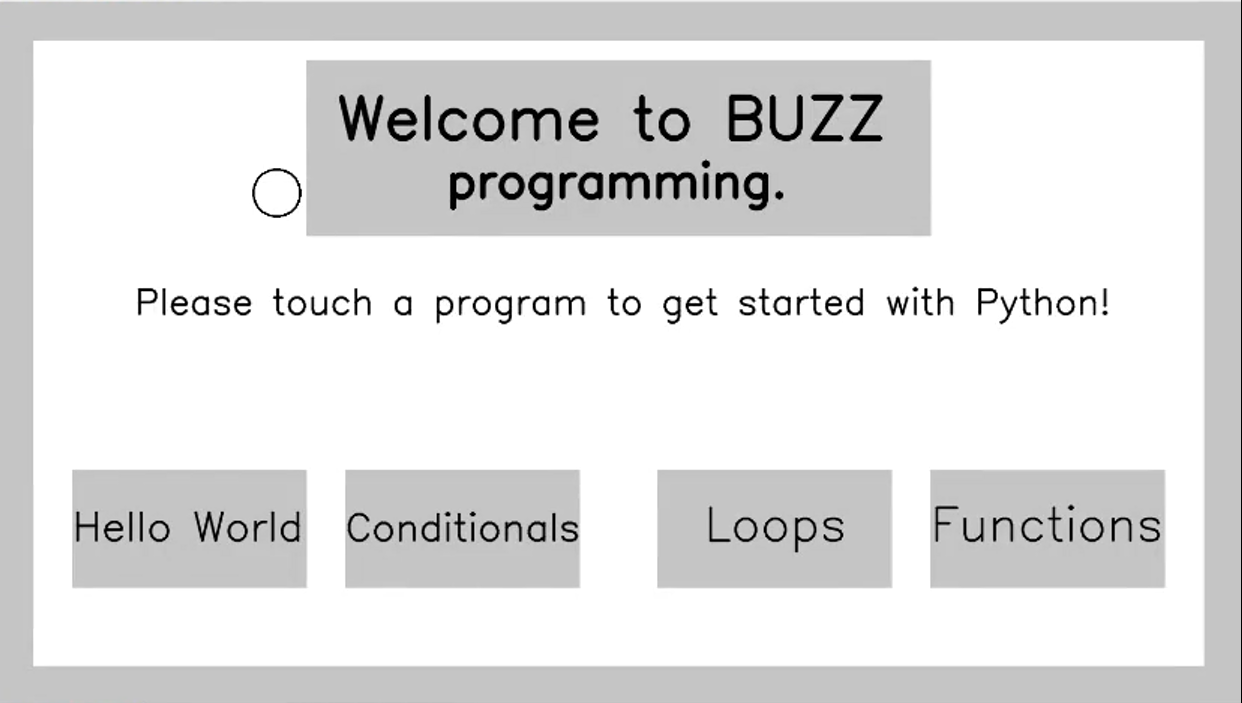
#> input picture images/s1.png, 1242 x 703 px, given in place of the camera
$ python program.py
#> lines starting #> are read from the running program, lines starting #| are printed output that depends on the picture
### jordanui.py
'''
File:
    jordanui.py

Student Name:
    Jordan McCann - 23571144

Purpose:
    To draw and render UI elements to the application based on context
'''

# Library Imports
import cv2
import numpy as np

# Global Fonts
font = cv2.FONT_HERSHEY_SIMPLEX

# Global Render Booleans
shouldRenderMainMenu = False
shouldRenderHelloWorld = False
shouldRenderConditionals = False
shouldRenderLoops = False
shouldRenderFunctions = False

# Global States
## Button States
RunClicked = False
BackClicked = False
StatusRed = False
StatusGreen = False

# Selection States
## Hello World Screen
HelloWorld_PythonClicked = False
HelloWorld_JavaClicked = False
HelloWorld_ElixirClicked = False

## Conditonals Screen
Conditionals_PythonClicked = False
Conditionals_JavaClicked = False
Conditionals_LispClicked = False

## Loops Screen
Loops_PythonClicked = False
Loops_JavaClicked = False
Loops_JavascriptClicked = False

## Functions Screen
Functions_PythonClicked = False
Functions_JavaClicked = False
Functions_RustClicked = False

# CheckBackClicked function
## To check if the backbutton is clicked, if so, render the main menu
def CheckBackClicked():
    # Marked as global for assignment
    global shouldRenderMainMenu
    global shouldRenderHelloWorld
    global shouldRenderConditionals
    global shouldRenderLoops
    global shouldRenderFunctions
    global BackClicked

    if(BackClicked == True):
        shouldRenderMainMenu = True
        shouldRenderHelloWorld = False
        shouldRenderConditionals = False
        shouldRenderLoops = False
        shouldRenderFunctions = False
        BackClicked = False

# checkRenderScreens Function
# Function that Checks If something should be rendered to the screen
def checkRenderScreens(img):
    if shouldRenderMainMenu == True:
            renderMainMenu(img)
    elif shouldRenderHelloWorld == True:
        renderHelloWorldExample(img)
    elif shouldRenderConditionals == True:
        renderConditionalsExample(img)
    elif shouldRenderLoops == True:
        renderLoopsExample(img)
    elif shouldRenderFunctions == True:
        renderFunctionsExample(img)
    # Show Error if nothing is rendering
    else:
        cv2.rectangle(img, (0, 0), (1600, 900), (0, 0, 0), -1)
        cv2.putText(img, "Error: There is nothing rendering...", (100, 300), font, 2, (0, 0, 255), 5, cv2.LINE_AA)

# renderWindowBasics Function
# Function that draws the basic window features such as background and borders
def renderWindowBasics(img):
    # Border
    cv2.rectangle(img, (0, 0), (1600, 900), (196, 196, 196), -1)
    # Background
    cv2.rectangle(img, (50, 50), (1550, 850), (255, 255, 255), -1)
    # Run Check Every render
    CheckBackClicked()

# [16 lines left out: function renderInteractionButtonsAndStatus, not called in this run]


################################ Screens


# Main Menu Screen Function
def renderMainMenu(img):
    renderWindowBasics(img)

    # Title and text
    cv2.rectangle(img, (400, 75), (1200, 300), (196, 196, 196), -1) # Title Box
    # Title Text
    cv2.putText(img, "Welcome to BUZZ", (440, 175), font, 2.5, (0, 0, 0), 5, cv2.LINE_AA)
    cv2.putText(img, "programming.", (580, 250), font, 2, (0, 0, 0), 5, cv2.LINE_AA)
    # Subtitle text
    cv2.putText(img, "Please touch a program to get started with Python!", (180, 400), font, 1.5, (0, 0, 0), 2, cv2.LINE_AA)

    # Buttons and text
    cv2.rectangle(img, (100, 600), (400, 750), (196, 196, 196), -1) # Hello World Button
    cv2.putText(img, "Hello World", (100, 690), font, 1.7, (0, 0, 0), 2, cv2.LINE_AA)


    cv2.rectangle(img, (450, 600), (750, 750), (196, 196, 196), -1) # Conditionals Button
    cv2.putText(img, "Conditionals", (450, 690), font, 1.6, (0, 0, 0), 2, cv2.LINE_AA)

    cv2.rectangle(img, (850, 600), (1150, 750), (196, 196, 196), -1) # Loops Button
    cv2.putText(img, "Loops", (910, 690), font, 2, (0, 0, 0), 2, cv2.LINE_AA)


    cv2.rectangle(img, (1200, 600), (1500, 750), (196, 196, 196), -1) # Loops Button
    cv2.putText(img, "Functions", (1200, 690), font, 2, (0, 0, 0), 2, cv2.LINE_AA)


# Hello World Example Screen Function
# [215 lines left out: functions renderHelloWorldExample, renderConditionalsExample, renderLoopsExample, renderFunctionsExample, not called in this run]


################################### End of Screens


### program.py
'''
File:
    program.py

Student Name:
    Antony Bennett - 21119996

Hand Detection Code Provided by Dr. Ardhendu Behera

Date:
    09/04/2020

Last Modified:
    13/04/2020

Purpose:
    To draw and render UI elements to the application based on context
'''

# Library Imports
import cv2
import numpy as np

# Jordan's UI functions and variables import
import jordanui

# Click detection variables
isClicked = False

# Hand coordinate variables
hand_x = 0
hand_y = 0
hand_x2 = 0
hand_y2 = 0

# Click range check variables
pointer_x = (0, 0)
pointer_y = (0, 0)

# Setup the Camers
camera = cv2.VideoCapture(0)
camera.set(0, 100)
# Sets the camera resolution - Window size is 1600 by 900
camera.set(3, 1920)
camera.set(4, 1080)
camera.set(cv2.CAP_PROP_FRAME_WIDTH, 1600)
camera.set(cv2.CAP_PROP_FRAME_HEIGHT, 900)


# load classifiers from file
hand = cv2.CascadeClassifier('haarcascades/Hand.Cascade.1.xml')

jordanui.shouldRenderMainMenu = True # Initial Window State

### Function to change display when corresponding button is clicked ###

def button_click (button_name, x_start, x_end, y_start, y_end):

    global isClicked

     # Check to see if the the x and y point of the pointer is within range of the Hello World Button
    if (isClicked and jordanui.shouldRenderMainMenu):

        # Loop between the range of the x points of the Hello World Button
        for x_check in range(x_start, x_end):

            # If pointer_X has the same current value as i then check for the y point
            if (pointer_x == x_check):

                # Loop in range of Hello World Y points
                for y_check in range (y_start, y_end):

                    # If both pointer_X and pointer_Y points are within the defined ranges, then change screens
                    if (pointer_y == y_check):

                        # Disable Main Menu bool
                        jordanui.shouldRenderMainMenu = False

                        # When hand detection occurs within the range of a button...

                        if (button_name == "Hello World"): # Change page to Hello World screen

                            # Enable Hello World bool
                            jordanui.shouldRenderHelloWorld = True

                        elif (button_name == "Conditionals"): # Change page to Conditionals screen

                            # Enable Conditionals bool
                            jordanui.shouldRenderConditionals = True

                        elif (button_name == "Loops"): # Change page to Loops screen

                            # Enable Loops bool
                            jordanui.shouldRenderLoops = True

                        elif (button_name == "Functions"): # Change page to Functions screen

                            # Enable Functions bool
                            jordanui.shouldRenderFunctions = True

                        # Turn off the isClicked bool
                        isClicked = False

    # When the Back button or Run button is clicked, return to the Main Menu screen
    if (isClicked and jordanui.shouldRenderMainMenu == False):

        # Loop for checking the x range
        for x_check in range(x_start, x_end):

            if (pointer_x == x_check):

                # Loop for checking the y range
                for y_check in range (y_start, y_end):

                    if (pointer_y == y_check):

                        # Hello world answers
                        if (jordanui.shouldRenderHelloWorld):

                            # Enter Python code into the answer section
                            if (button_name == "Python Code"):

                                # Turn off any other answers
                                jordanui.HelloWorld_JavaClicked = False
                                jordanui.HelloWorld_ElixirClicked = False

                                # Turn on the selected answer
                                jordanui.HelloWorld_PythonClicked = True

                                # Remove any previous attempt visualisation (via the status bar booleans)
                                jordanui.StatusGreen = False
                                jordanui.StatusRed = False

                            # Enter Java Code into the answer section
                            elif (button_name == "Java Code"):

                                # Turn off any other answers
                                jordanui.HelloWorld_PythonClicked = False
                                jordanui.HelloWorld_ElixirClicked = False

                                # Turn on the selected answer
                                jordanui.HelloWorld_JavaClicked = True

                                # Remove any previous attempt visualisation (via the status bar booleans)
                                jordanui.StatusGreen = False
                                jordanui.StatusRed = False

                            elif (button_name == "Other Code"):

                                # Turn off any other answers
                                jordanui.HelloWorld_PythonClicked = False
                                jordanui.HelloWorld_JavaClicked = False

                                # Turn on the selected answer
                                jordanui.HelloWorld_ElixirClicked = True

                                # Remove any previous attempt visualisation (via the status bar booleans)
                                jordanui.StatusGreen = False
                                jordanui.StatusRed = False

                        # Conditionals answers
                        elif (jordanui.shouldRenderConditionals):

                            # Enter Python code into the answer section
                            if (button_name == "Python Code"):

                                # Turn off any other answers
                                jordanui.Conditionals_JavaClicked = False
                                jordanui.Conditionals_LispClicked = False

                                # Turn on the selected answer
                                jordanui.Conditionals_PythonClicked = True

                                # Remove any previous attempt visualisation (via the status bar booleans)
                                jordanui.StatusGreen = False
                                jordanui.StatusRed = False

                            # Enter Java Code into the answer section
                            elif (button_name == "Java Code"):

                                # Turn off any other answers
                                jordanui.Conditionals_PythonClicked = False
                                jordanui.Conditionals_LispClicked = False

                                # Turn on the selected answer
                                jordanui.Conditionals_JavaClicked = True

                                # Remove any previous attempt visualisation (via the status bar booleans)
                                jordanui.StatusGreen = False
                                jordanui.StatusRed = False

                            elif (button_name == "Other Code"):

                                # Turn off any other answers
                                jordanui.Conditionals_PythonClicked = False
                                jordanui.Conditionals_JavaClicked = False

                                # Turn on the selected answer
                                jordanui.Conditionals_LispClicked = True

                                # Remove any previous attempt visualisation (via the status bar booleans)
                                jordanui.StatusGreen = False
                                jordanui.StatusRed = False

                        # Loops answers
                        elif (jordanui.shouldRenderLoops):

                            # Enter Python code into the answer section
                            if (button_name == "Python Code"):

                                # Turn off any other answers
                                jordanui.Loops_JavaClicked = False
                                jordanui.Loops_JavascriptClicked = False

                                # Turn on the selected answer
                                jordanui.Loops_PythonClicked = True

                                # Remove any previous attempt visualisation (via the status bar booleans)
                                jordanui.StatusGreen = False
                                jordanui.StatusRed = False

                            # Enter Java Code into the answer section
                            elif (button_name == "Java Code"):

                                # Turn off any other answers
                                jordanui.Loops_PythonClicked = False
                                jordanui.Loops_JavascriptClicked = False

                                # Turn on the selected answer
                                jordanui.Loops_JavaClicked = True

                                # Remove any previous attempt visualisation (via the status bar booleans)
                                jordanui.StatusGreen = False
                                jordanui.StatusRed = False

                            elif (button_name == "Other Code"):

                                # Turn off any other answers
                                jordanui.Loops_PythonClicked = False
                                jordanui.Loops_JavaClicked = False

                                # Turn on the selected answer
                                jordanui.Loops_JavascriptClicked = True

                                # Remove any previous attempt visualisation (via the status bar booleans)
                                jordanui.StatusGreen = False
                                jordanui.StatusRed = False

                        # Functions answers
                        elif (jordanui.shouldRenderFunctions):

                            # Enter Python code into the answer section
                            if (button_name == "Python Code"):

                                # Turn off any other answers
                                jordanui.Functions_JavaClicked = False
                                jordanui.Functions_RustClicked = False

                                # Turn on the selected answer
                                jordanui.Functions_PythonClicked = True

                                # Remove any previous attempt visualisation (via the status bar booleans)
                                jordanui.StatusGreen = False
                                jordanui.StatusRed = False

                            # Enter Java Code into the answer section
                            elif (button_name == "Java Code"):

                                # Turn off any other answers
                                jordanui.Functions_PythonClicked = False
                                jordanui.Functions_RustClicked = False

                                # Turn on the selected answer
                                jordanui.Functions_JavaClicked = True

                                # Remove any previous attempt visualisation (via the status bar booleans)
                                jordanui.StatusGreen = False
                                jordanui.StatusRed = False

                            elif (button_name == "Other Code"):

                                # Turn off any other answers
                                jordanui.Functions_PythonClicked = False
                                jordanui.Functions_JavaClicked = False

                                # Turn on the selected answer
                                jordanui.Functions_RustClicked = True

                                # Remove any previous attempt visualisation (via the status bar booleans)
                                jordanui.StatusGreen = False
                                jordanui.StatusRed = False

                        # If the button clicked is the back button, return to the main menu screen
                        if (button_name == "Back"):

                            # Return back to the main menu screen
                            jordanui.BackClicked = True

                            # Remove any previous attempt visualisation (via the status bar booleans)
                            jordanui.StatusGreen = False
                            jordanui.StatusRed = False

                            # Remove any previous button states
                            # Hello World
                            jordanui.Functions_PythonClicked = False
                            jordanui.Functions_JavaClicked = False
                            jordanui.Functions_ElixirClicked = False
                            # Conditionals
                            jordanui.Functions_PythonClicked = False
                            jordanui.Functions_JavaClicked = False
                            jordanui.Functions_LispClicked = False
                            # Loops
                            jordanui.Functions_PythonClicked = False
                            jordanui.Functions_JavaClicked = False
                            jordanui.Functions_JavascriptClicked = False
                            # Functions
                            jordanui.Functions_PythonClicked = False
                            jordanui.Functions_JavaClicked = False
                            jordanui.Functions_RustClicked = False

                        # Else if the button clicked is the run button, check the answer
                        elif (button_name == "Run"):

                            # Switch the RunClicked bool to True
                            jordanui.RunClicked = True

#################### Main Loop ####################

# While the camera is open and recieving feed
while camera.isOpened():

    # Program Display
    ret, img = camera.read() # Read from the camera
#> img is the input picture: shape (703, 1242, 3); mean B, G, R 225.2, 225.2, 225.2

    img = cv2.resize(img, (1600, 900), fx=0.5, fy=0.5)
#> img: shape (900, 1600, 3)

    # Add light blur to improve image detection and text lines
    post_processing = cv2.GaussianBlur(img, (1, 1), 5)

    flip_img = cv2.flip(post_processing, 1) # Flip Image
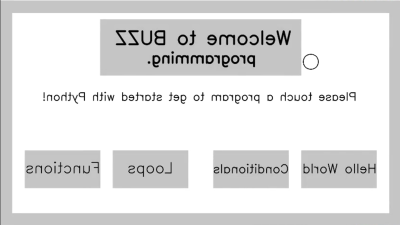
#> flip_img: shape (900, 1600, 3) (shown at 1/4 size); mean B, G, R 225.2, 225.2, 225.2

    # Open another window for the camera Feed
    ret2, img2 = camera.read() # Read from the camera

    img2 = cv2.resize(img2, (600, 350), fx=0.5, fy=0.5)

    flip_img2 = cv2.flip(img2, 1) # Flip Image
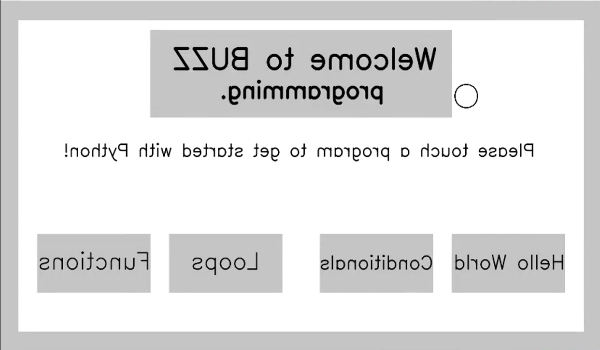
#> flip_img2: shape (350, 600, 3); mean B, G, R 225.2, 225.2, 225.2

    # If ret is true
    if(ret):
        gray = cv2.cvtColor(flip_img, cv2.COLOR_BGR2GRAY) # Set the colour scale

        # Render Screens based on if they should or not - will update
        jordanui.checkRenderScreens(flip_img)
#> (the rest of the program and of its run is left out)
